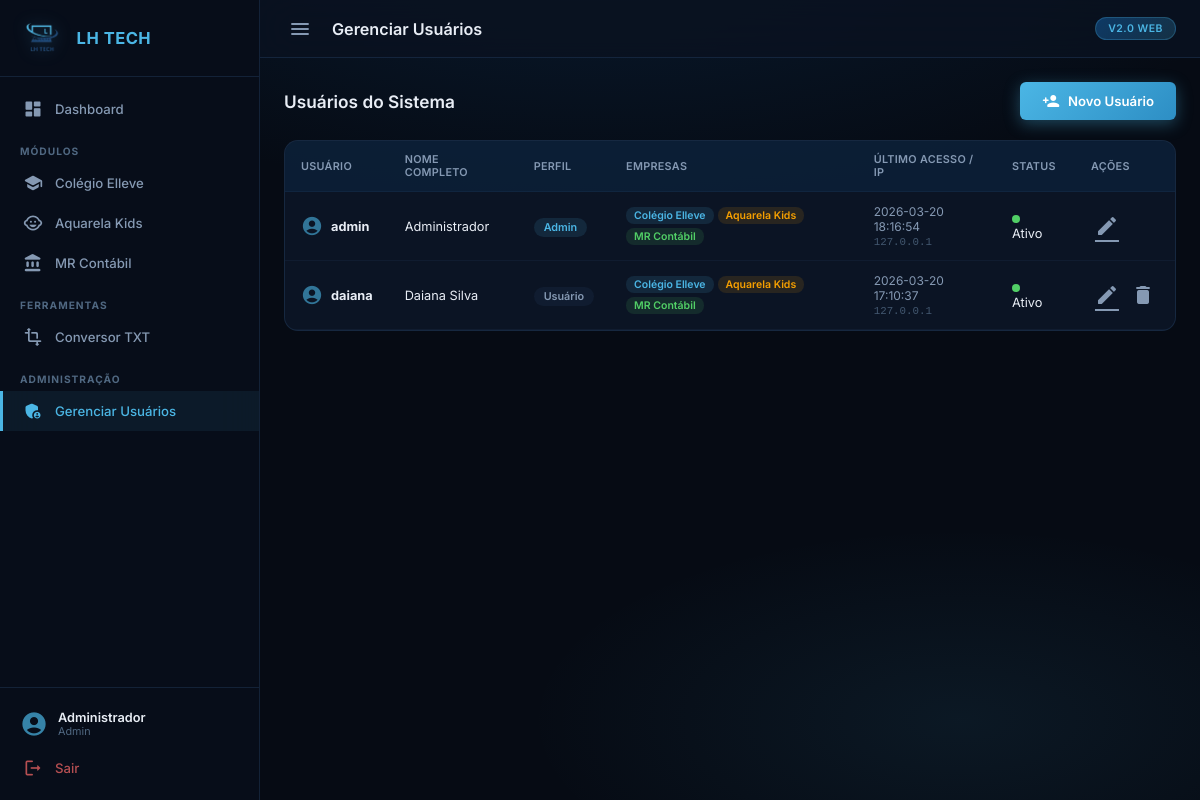
/admin/users (signed in), run on an earlier commit of the app's database.
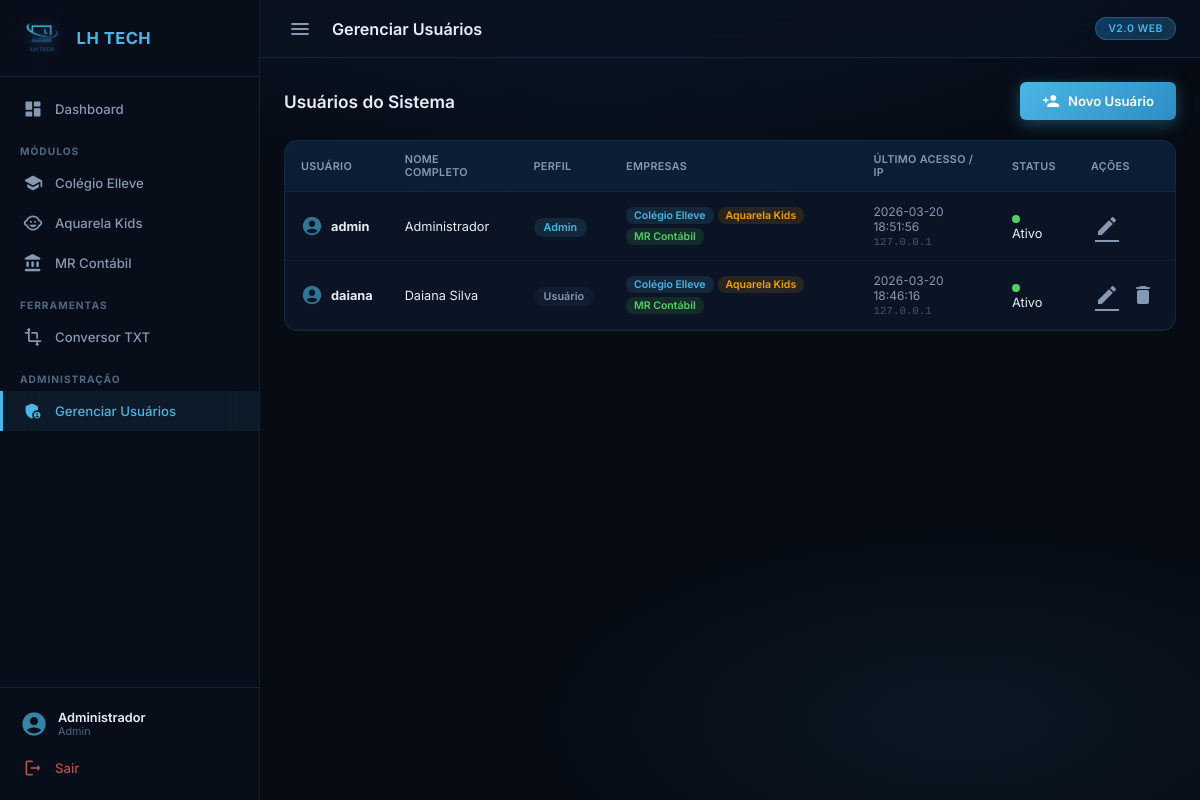
And on a later commit of the database.
### tables this page shows
CREATE TABLE users (
            id INTEGER PRIMARY KEY AUTOINCREMENT,
            username TEXT UNIQUE NOT NULL,
            password_hash TEXT NOT NULL,
            full_name TEXT NOT NULL DEFAULT '',
            role TEXT NOT NULL DEFAULT 'user',
            companies TEXT NOT NULL DEFAULT '[]',
            active INTEGER NOT NULL DEFAULT 1,
            created_at TEXT NOT NULL DEFAULT (datetime('now'))
        , last_login TEXT, last_ip TEXT, tools TEXT NOT NULL DEFAULT '[]');

### web/admin.py (the view)
@admin_bp.route("/users")
@admin_required
def users_list():
    users = list_users()
    return render_template("admin_users.html", users=users, companies=COMPANIES)

### web/admin.py (called while the page is built)
def admin_required(f):
    @wraps(f)
    @login_required
    def decorated(*args, **kwargs):
        if not current_user.is_admin:
            flash("Acesso restrito a administradores.", "error")
            return redirect(url_for("dashboard"))
        return f(*args, **kwargs)
    return decorated

### web/auth.py (called while the page is built)
def init_login_manager(app):
    login_manager = LoginManager()
    login_manager.login_view = "auth.login"
    login_manager.login_message = "Faça login para continuar."
    login_manager.login_message_category = "info"
    login_manager.init_app(app)
    @login_manager.user_loader
    def load_user(user_id):
        data = get_user_by_id(int(user_id))
        if data and data["active"]:
            return User(data)
        return None

    @property
    def is_admin(self):
        return self.role == "admin"

    @property
    def is_fiscal(self):
        return self.is_admin or "conversor" in self.tools

### web/models.py (called while the page is built)
def get_db():
    conn = sqlite3.connect(DB_PATH)
    conn.row_factory = sqlite3.Row
    return conn

def get_user_by_id(user_id):
    conn = get_db()
    row = conn.execute("SELECT * FROM users WHERE id = ?", (user_id,)).fetchone()
    conn.close()
    if row:
        return _row_to_dict(row)
    return None

def list_users():
    conn = get_db()
    rows = conn.execute("SELECT * FROM users ORDER BY username").fetchall()
    conn.close()
    return [_row_to_dict(r) for r in rows]

def _row_to_dict(row):
    d = dict(row)
    try:
        d["companies"] = json.loads(d.get("companies", "[]"))
    except Exception:
        d["companies"] = []
    try:
        d["tools"] = json.loads(d.get("tools", "[]"))
    except Exception:
        d["tools"] = []
    return d

### web/server.py (called while the page is built)
@app.context_processor
def inject_companies():
    if current_user.is_authenticated:
        if current_user.is_admin:
            return {"companies": COMPANIES}
        return {"companies": {k: v for k, v in COMPANIES.items() if k in current_user.companies}}
    return {"companies": {}}

### web/templates/admin_users.html (shortened to what this page needs)
{% extends "base.html" %}
{% block page_title %}Gerenciar Usuários{% endblock %}
{% block content %}
<div class="admin-page">
    <div class="admin-header">
        <h2>Usuários do Sistema</h2>
        <a href="/admin/users/new" class="btn btn-primary">
            <span class="material-icons-round">person_add</span>
            Novo Usuário
        </a>
    </div>
    <div class="table-wrapper">
        <table class="data-table">
            <thead>
                <tr>
                    <th>Usuário</th>
                    <th>Nome Completo</th>
                    <th>Perfil</th>
                    <th>Empresas</th>
                    <th>Último Acesso / IP</th>
                    <th>Status</th>
                    <th>Ações</th>
                </tr>
            </thead>
            <tbody>
                {% for user in users %}
                <tr>
                    <td>
                        <div class="user-cell">
                            <span class="material-icons-round">account_circle</span>
                            <strong>{{ user.username }}</strong>
                        </div>
                    </td>
                    <td>{{ user.full_name or '—' }}</td>
                    <td>
                        <span class="role-badge role-{{ user.role }}">
                            {{ 'Admin' if user.role == 'admin' else 'Usuário' }}
                        </span>
                    </td>
                    <td>
                        <div class="company-tags">
                            {% for slug in user.companies %}
                            {% if slug in companies %}
                            <span class="tag" style="--tag-color: {{ companies[slug].color }}">
                                {{ companies[slug].name }}
                            </span>
                            {% endif %}
                            {% endfor %}
                        </div>
                    </td>
                    <td>
                        <div class="audit-cell">
                            <span class="audit-time">{{ user.last_login or 'Nunca' }}</span>
                            <span class="audit-ip">{{ user.last_ip or '' }}</span>
                        </div>
                    </td>
                    <td>
                        <span class="status-dot {% if user.active %}status-active{% else %}status-inactive{% endif %}"></span>
                        {{ 'Ativo' if user.active else 'Inativo' }}
                    </td>
                    <td>
                        <div class="action-buttons">
                            <a href="/admin/users/{{ user.id }}/edit" class="btn-icon" title="Editar">
                                <span class="material-icons-round">edit</span>
                            </a>
                            {% if user.username != 'admin' %}
                            <form method="POST" action="/admin/users/{{ user.id }}/delete"
                                  onsubmit="return confirm('Excluir usuário {{ user.username }}?')" style="display:inline;">
                                <button type="submit" class="btn-icon btn-danger-icon" title="Excluir">
                                    <span class="material-icons-round">delete</span>
                                </button>
                            </form>
                            {% endif %}
                        </div>
                    </td>
                </tr>
                {% endfor %}
            </tbody>
        </table>
    </div>
</div>
{% endblock %}

### web/templates/base.html (shortened to what this page needs)
<!DOCTYPE html>
<html lang="pt-BR">
<head>
    <link rel="stylesheet" href="/static/css/style.css">
</head>
<body class="{% block body_class %}has-sidebar{% endblock %}">
    {% if current_user.is_authenticated %}
    <aside class="sidebar" id="sidebar">
        <div class="sidebar-header">
            <img src="/static/logo.png" alt="LH TECH" class="sidebar-logo">
            <span class="sidebar-brand">LH TECH</span>
        </div>
        <nav class="sidebar-nav">
            <a href="/dashboard" class="nav-item {% if request.path == '/dashboard' %}active{% endif %}">
                <span class="material-icons-round">dashboard</span>
                <span>Dashboard</span>
            </a>
            <div class="nav-divider">Módulos</div>
            {% for slug, co in companies.items() if companies is defined %}
            <a href="/modulo/{{ slug }}" class="nav-item {% if request.path == '/modulo/' + slug %}active{% endif %}">
                <span class="material-icons-round">{{ co.icon }}</span>
                <span>{{ co.name }}</span>
            </a>
            {% endfor %}
            {% if current_user.is_fiscal %}
            <div class="nav-divider">Ferramentas</div>
            <a href="/conversor" class="nav-item {% if request.path == '/conversor' %}active{% endif %}">
                <span class="material-icons-round">transform</span>
                <span>Conversor TXT</span>
            </a>
            {% endif %}
            {% if current_user.is_admin %}
            <div class="nav-divider">Administração</div>
            <a href="/admin/users" class="nav-item {% if '/admin' in request.path %}active{% endif %}">
                <span class="material-icons-round">admin_panel_settings</span>
                <span>Gerenciar Usuários</span>
            </a>
            {% endif %}
        </nav>
        <div class="sidebar-footer">
            <div class="user-info">
                <span class="material-icons-round">account_circle</span>
                <div>
                    <span class="user-name">{{ current_user.full_name or current_user.username }}</span>
                    <span class="user-role">{{ 'Admin' if current_user.is_admin else ('Fiscal' if current_user.is_fiscal else 'Usuário') }}</span>
                </div>
            </div>
            <a href="/logout" class="nav-item nav-logout">
                <span class="material-icons-round">logout</span>
                <span>Sair</span>
            </a>
        </div>
    </aside>
    {% endif %}
    <div class="main-wrapper {% if not current_user.is_authenticated %}no-sidebar{% endif %}">
        {% if current_user.is_authenticated %}
        <header class="topbar">
            <button class="btn-icon sidebar-toggle" id="sidebar-toggle">
                <span class="material-icons-round">menu</span>
            </button>
            <h1 class="topbar-title">{% block page_title %}Dashboard{% endblock %}</h1>
            <div class="topbar-right">
                <span class="header-badge">v2.0 Web</span>
            </div>
        </header>
        {% endif %}
        <main class="main-content">
            {% block content %}{% endblock %}
        </main>
    </div>
</body>
</html>

What changed in the data, as far as the page shows it:
changed users "admin": last_login "2026-03-20 18:16:54" → "2026-03-20 18:51:56"
changed users "daiana": last_login "2026-03-20 17:10:37" → "2026-03-20 18:46:16"
